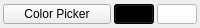
        <widget class="QGroupBox" name="groupBox_3">
         <property name="minimumSize">
          <size>
           <width>0</width>
           <height>25</height>
          </size>
         </property>
         <property name="maximumSize">
          <size>
           <width>16777215</width>
           <height>28</height>
          </size>
         </property>
         <property name="styleSheet">
          <string notr="true">QGroupBox{
border: none;
}</string>
         </property>
         <property name="title">
          <string/>
         </property>
         <layout class="QHBoxLayout" name="horizontalLayout_5">
          <property name="spacing">
           <number>3</number>
          </property>
          <property name="leftMargin">
           <number>3</number>
          </property>
          <property name="topMargin">
           <number>0</number>
          </property>
          <property name="rightMargin">
           <number>3</number>
          </property>
          <property name="bottomMargin">
           <number>0</number>
          </property>
          <item>
           <widget class="QPushButton" name="RGB_pushButton">
            <property name="minimumSize">
             <size>
              <width>85</width>
              <height>20</height>
             </size>
            </property>
            <property name="maximumSize">
             <size>
              <width>16777215</width>
              <height>20</height>
             </size>
            </property>
            <property name="styleSheet">
             <string notr="true"/>
            </property>
            <property name="text">
             <string>Color Picker</string>
            </property>
            <property name="icon">
             <iconset>
              <normaloff>Imgs/color-picker-icon-25.jpg</normaloff>Imgs/color-picker-icon-25.jpg</iconset>
            </property>
            <property name="iconSize">
             <size>
              <width>16</width>
              <height>16</height>
             </size>
            </property>
           </widget>
          </item>
          <item>
           <widget class="QPushButton" name="Black_pushButton">
            <property name="minimumSize">
             <size>
              <width>25</width>
              <height>20</height>
             </size>
            </property>
            <property name="maximumSize">
             <size>
              <width>40</width>
              <height>20</height>
             </size>
            </property>
            <property name="styleSheet">
             <string notr="true">QPushButton{

	background-color: rgb(0, 0, 0);
}
QPushButton:hover{
	border:2px solid rgb(108, 177, 223);

}

QPushButton:pressed{
	border:3px solid rgb(108, 177, 223);

}</string>
            </property>
            <property name="text">
             <string/>
            </property>
           </widget>
          </item>
          <item>
           <widget class="QPushButton" name="White_pushButton">
            <property name="minimumSize">
             <size>
              <width>25</width>
              <height>20</height>
             </size>
            </property>
            <property name="maximumSize">
             <size>
              <width>40</width>
              <height>20</height>
             </size>
            </property>
            <property name="styleSheet">
             <string notr="true">QPushButton{
	background-color: rgb(255, 255, 255);
}
QPushButton:hover{
	border:2px solid rgb(108, 177, 223);
}
QPushButton:pressed{
	border:3px solid rgb(108, 177, 223);
}</string>
            </property>
            <property name="text">
             <string/>
            </property>
           </widget>
          </item>
         </layout>
        </widget>
